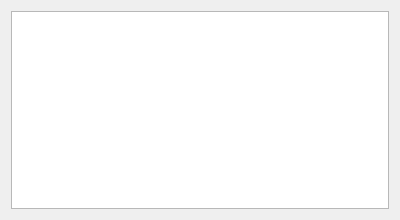
<?xml version="1.0" encoding="UTF-8"?>
<ui version="4.0">
 <author>Christian Schenk</author>
 <class>SiteWizRemote</class>
 <widget class="QWizardPage" name="SiteWizRemote">
  <property name="geometry">
   <rect>
    <x>0</x>
    <y>0</y>
    <width>400</width>
    <height>220</height>
   </rect>
  </property>
  <property name="title">
   <string>Remote Package Repository</string>
  </property>
  <property name="subTitle">
   <string>For easy selection, the repository list is sorted by network proximity.</string>
  </property>
  <layout class="QVBoxLayout">
   <item>
    <widget class="QTreeView" name="treeView">
     <property name="rootIsDecorated">
      <bool>false</bool>
     </property>
     <property name="sortingEnabled">
      <bool>true</bool>
     </property>
    </widget>
   </item>
  </layout>
 </widget>
 <resources/>
 <connections/>
</ui>
